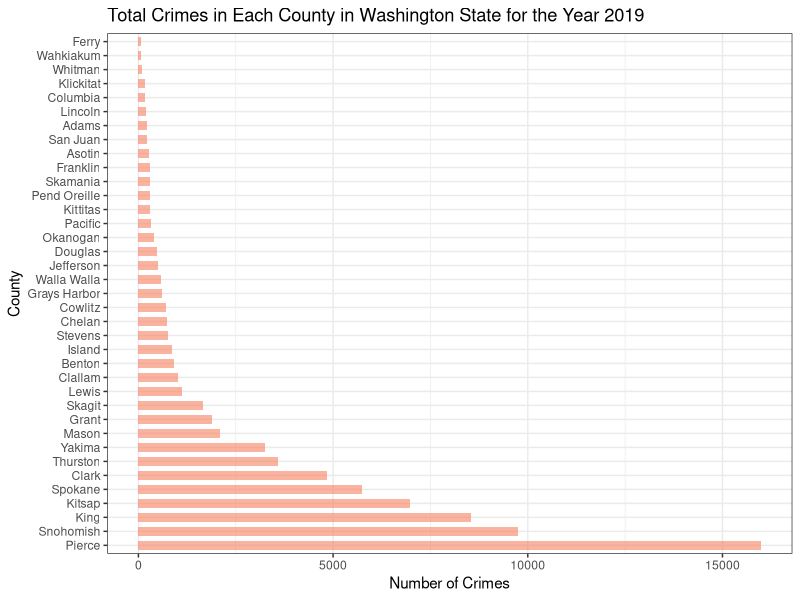

This figure's R source:
library("ggplot2")
library("tidyverse")
library("dplyr")


data <- read.csv("county-crime-WA.csv")

filtered <- data %>%
  arrange(TOTAL_CRIMES) %>%
  summarize(County, TOTAL_CRIMES)

# PLOT
plot1 <- ggplot(filtered, aes(x = TOTAL_CRIMES, y = reorder(County, -TOTAL_CRIMES))) +
    geom_bar(stat="identity", fill="#f68060", alpha=.6, width=.6) +
    xlab("Number of Committed Crimes") +
    theme_bw() +
    labs(x = "Number of Crimes",
         y = "County",
         title = "Total Crimes in Each County in Washington State for the Year 2019")

plot1
